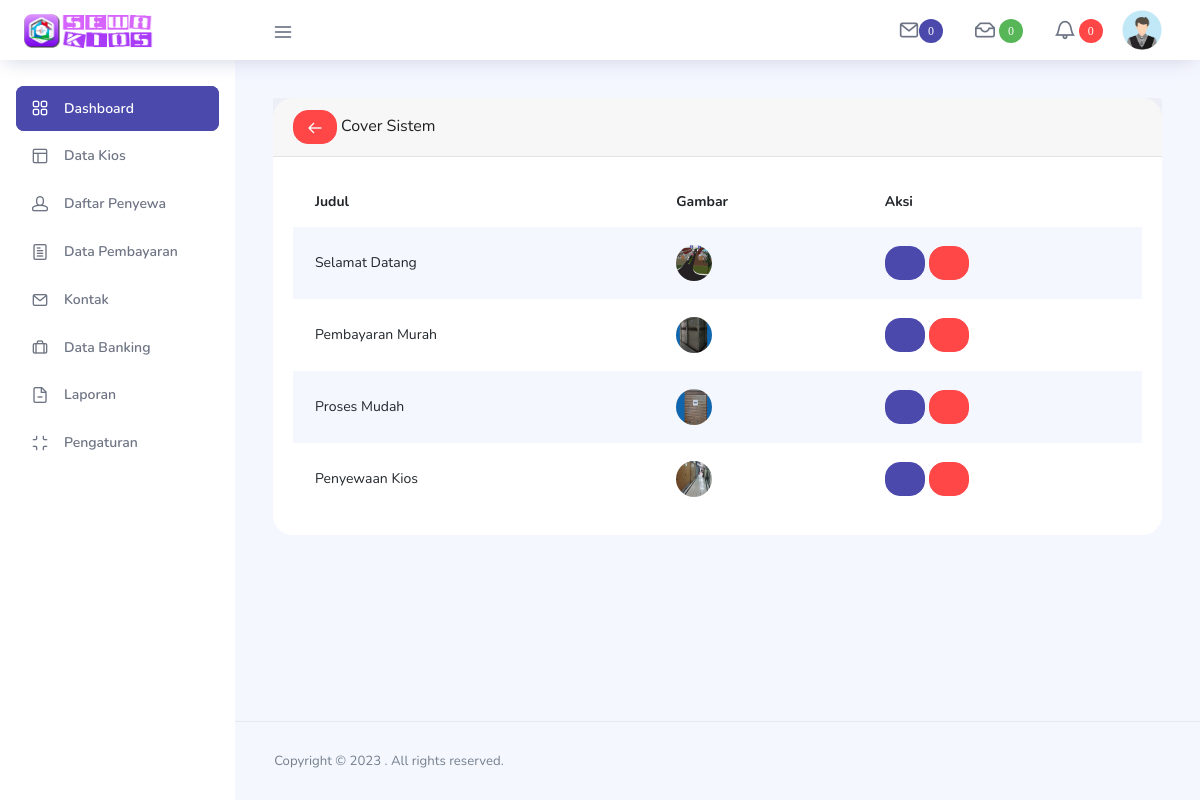
Page /media.php?module=cover (signed in) on the committed database.
### tables this page shows
CREATE TABLE `user_admin` (
  `id_admin` int(5) NOT NULL,
  `nama` varchar(35) NOT NULL,
  `username` varchar(25) NOT NULL,
  `password` varchar(50) NOT NULL,
  `foto` varchar(30) NOT NULL,
  `akses` enum('1','2') NOT NULL DEFAULT '2'
);

CREATE TABLE `cover` (
  `id_cover` int(3) NOT NULL,
  `judul` varchar(50) NOT NULL,
  `foto` varchar(20) NOT NULL
);

### include/akses.php (called while the page is built)
<?php
if($id_admin=$_SESSION['id_admin']){
	$query=mysqli_query($GLOBALS["___mysqli_ston"], "SELECT * FROM user_admin WHERE id_admin='$id_admin'");
	$ran=mysqli_fetch_array($query);
}
elseif ($kd_penyewa=$_SESSION['kd_penyewa']){
	$query1=mysqli_query($GLOBALS["___mysqli_ston"], "SELECT * FROM penyewa WHERE kd_penyewa='$kd_penyewa'");
	$ser=mysqli_fetch_array($query1);
}
?>

### modul/mod_setting/cover.php (the view, shortened to what this page needs)
<div class="row">
<div class="col-lg-12 stretch-card">
<div class="card">
<div class="card-header">
<a href="media.php"><button class='btn btn-danger btn-sm '><i class="icon-arrow-left"></i></button></a> Cover Sistem
</div>
<div class="card-body">
<div class="table-responsive">
<table class="table table-striped table-borderless">
<thead>
<tr>
<th><b>Judul </b></th>
<th><b>Gambar</b></th>
<th><b>Aksi</b></th>
</tr>
</thead>
 <?php
$view=mysqli_query($GLOBALS["___mysqli_ston"], "SELECT * FROM cover order by id_cover DESC");
$no=1;
while($data=mysqli_fetch_array($view)){
?>
<tr>
<td> <?php echo $data['judul']; ?></td>
<td><img src="images/cover/<?php echo $data['foto']; ?>" /></td>
<td><a href="?module=input_cover&id_cover=<?php echo  $data['id_cover']; ?>"><button class="btn btn-outline btn-primary btn-sm" title="Edit"><i class="ti-pencil"></i></button></a>
<a href="#" onclick="confirm_modal('mod_setting/hapus.php?&id_cover=<?php echo  $data['id_cover']; ?>');"><button class="btn btn-outline btn-danger btn-sm" title="Hapus"><i class="ti-trash"></i></button></a>
</td></tr>
<?php $no++;}?>
</table>
</div>
</div>
</div>
</div>
</div>

### head.php (shortened to what this page needs)
<?php if($akses=='1'){ ?>
<li class="nav-item dropdown">
<?php
$con =  mysqli_num_rows(mysqli_query($GLOBALS["___mysqli_ston"], "SELECT * FROM kontak WHERE sudahbaca='N'"));
?>
                <a class="nav-link count-indicator dropdown-toggle" id="notificationDropdown" href="#" data-toggle="dropdown">
                  <i class="icon-mail mx-0"><span class="badge badge-primary"> <?php echo $con ?></span></i>
                </a>
              </li>
<li class="nav-item dropdown">
<?php
$bayar = mysqli_query($GLOBALS["___mysqli_ston"], "SELECT * FROM pembayaran WHERE status='belum'");
$kos = mysqli_num_rows($bayar);
?>
            <a class="nav-link count-indicator dropdown-toggle" id="notificationDropdown" href="#" data-toggle="dropdown">
              <i class="icon-archive mx-0">
              <span class="badge badge-success"> <?php echo $kos ?></span></i>
            </a>
          </li>
<li class="nav-item dropdown">
<?php
$sewa = mysqli_query($GLOBALS["___mysqli_ston"], "SELECT * FROM penyewa WHERE validasi='M'");
$member = mysqli_num_rows($sewa);
?>
            <a class="nav-link count-indicator dropdown-toggle" id="notificationDropdown" href="#" data-toggle="dropdown">
              <i class="icon-bell mx-0">
              <span class="badge badge-danger"> <?php echo $member ?></span></i>
            </a>
          </li>
          <li class="nav-item nav-profile dropdown">
            <a class="nav-link dropdown-toggle" href="#" data-toggle="dropdown" id="profileDropdown">
<?php
$foto=$ran['foto'];
if(empty($foto)){
?>
<img src="foto_admin/default.png" alt="Default" />
<?php
} else{
?>
<img src="<?php echo "foto_admin/".$foto; ?>" alt="User">
<?php } ?>
            </a>
          </li>
<?php } ?>

### rows in the picture
user_admin: foto (placeholder picture)
cover: judul "Selamat Datang", foto (picture)
cover: judul "Pembayaran Murah", foto (picture)
cover: judul "Proses Mudah", foto (picture)
cover: judul "Penyewaan Kios", foto (picture)

### other values in the picture
$con "0"
$kos "0"
$member "0"
